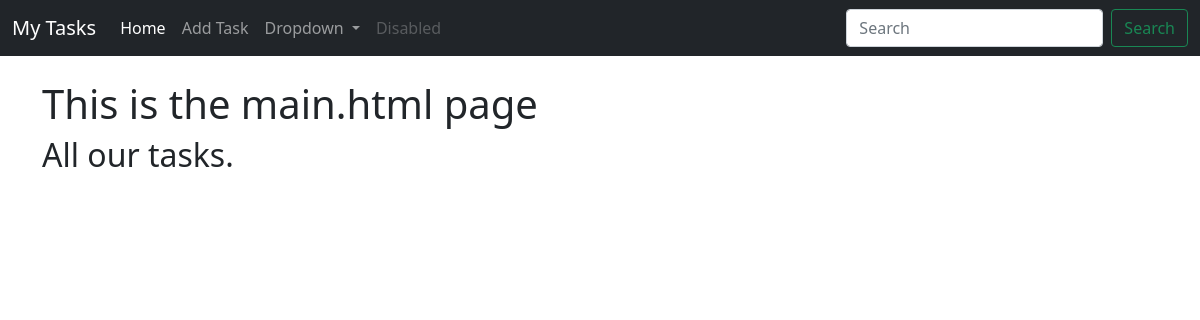
The app's page /, older data.
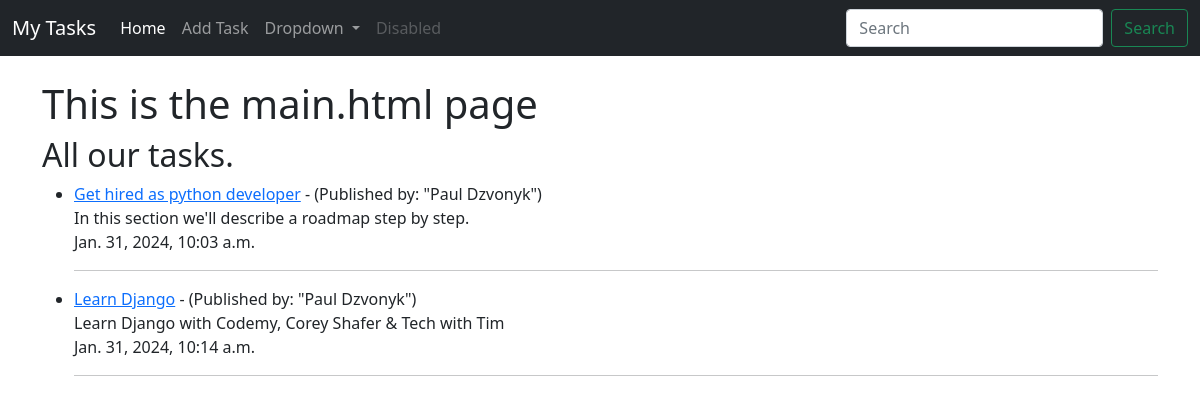
The same page, newer data.
### task/models.py (models this page shows, shortened)
class Task(models.Model):
    title = models.CharField(max_length=200)
    title_tag = models.CharField(max_length=200)
    author = models.ForeignKey(User, on_delete=models.CASCADE)
    short_description = models.TextField()
    date_created = models.DateTimeField(timezone.now())
    priority = models.IntegerField(default=0)
    completed = models.BooleanField(default=False)

### task/views.py (the view)
# urls.py: path('', HomeView.as_view(), name='home'),
class HomeView(ListView):
    model = Task
    template_name = 'task/home.html'

### task/templates/task/home.html
{% extends 'task/base.html' %}
{% block content %}
<h1>This is the main.html page</h1>
<h2>All our tasks.</h2>
<ul>
{% for task in object_list %}
    <li>
        <a href="{% url 'task-detail' task.pk %}">{{ task.title }}</a>
        - (Published by: "{{ task.author.first_name }} {{ task.author.last_name }}")
        <br>
        {{ task.short_description }}
        <br>
        {{ task.date_created }}
        <hr>
    </li>
{% endfor %}
</ul>
{% endblock %}

Row changes from the older to the newer data that the page shows:
added Task: title "Get hired as python developer", author.first_name "Paul", author.last_name "Dzvonyk", short_description "In this section we'll describe a roadmap step by step.", date_created "Jan. 31, 2024, 10:03 a.m."
added Task: title "Learn Django", author.first_name "Paul", author.last_name "Dzvonyk", short_description "Learn Django with Codemy, Corey Shafer & Tech with Tim", date_created "Jan. 31, 2024, 10:14 a.m."
